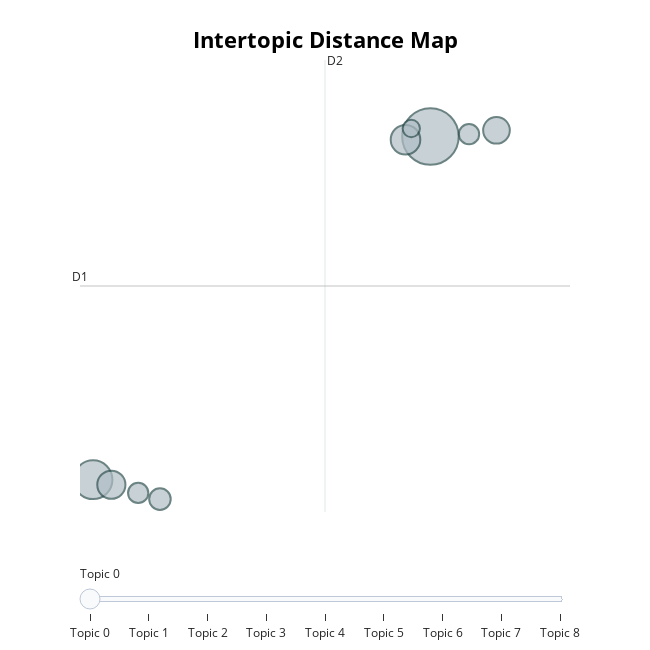

Notebook code cell kept with this figure:
### Code cell
topic_model.visualize_topics()

### Figure 1 — Plotly figure (JSON) as saved in the notebook; plotly's stock layout.template omitted (floating-point values rounded to 4 significant figures)
{"data": [{"customdata": [[0, "ai | ethical | ethics | moral | human", 117], [1, "students | genai | learning | education | ai", 55], [2, "art | ai | content | music | creative", 32], [3, "business | marketing | genai | customer | ai", 29], [4, "healthcare | medical | ai | care | patient", 26], [5, "gan | data | network | adversarial | generative", 17], [6, "genai | text | extraction | language | models", 15], [7, "ethical | healthcare | ai | principles | issues", 15], [8, "security | cybersecurity | cyber | threats | ai", 11]], "hovertemplate": "<b>Topic %{customdata[0]}</b><br>%{customdata[1]}<br>Size: %{customdata[2]}", "legendgroup": "", "marker": {"color": "#B0BEC5", "line": {"color": "DarkSlateGrey", "width": 2}, "size": [117, 55, 32, 29, 26, 17, 15, 15, 11], "sizemode": "area", "sizeref": 0.07312, "symbol": "circle"}, "mode": "markers", "name": "", "orientation": "v", "showlegend": false, "type": "scatter", "x": [7.555, 1.544, 7.111, 1.871, 8.731, 2.737, 2.349, 8.242, 7.213], "xaxis": "x", "y": [30.39, 7.133, 30.17, 6.794, 30.82, 5.818, 6.24, 30.55, 30.94], "yaxis": "y"}], "layout": {"annotations": [{"showarrow": false, "text": "D1", "x": 1.313, "y": 20.26, "yshift": 10}, {"showarrow": false, "text": "D2", "x": 5.677, "xshift": 10, "y": 35.58}], "height": 650, "hoverlabel": {"bgcolor": "white", "font": {"family": "Rockwell", "size": 16}}, "legend": {"itemsizing": "constant", "tracegroupgap": 0}, "margin": {"t": 60}, "shapes": [{"line": {"color": "#CFD8DC", "width": 2}, "type": "line", "x0": 5.677, "x1": 5.677, "y0": 4.945, "y1": 35.58}, {"line": {"color": "#9E9E9E", "width": 2}, "type": "line", "x0": 1.313, "x1": 10.04, "y0": 20.26, "y1": 20.26}], "sliders": [{"active": 0, "pad": {"t": 50}, "steps": [{"args": [{"marker.color": [["red", "#B0BEC5", "#B0BEC5", "#B0BEC5", "#B0BEC5", "#B0BEC5", "#B0BEC5", "#B0BEC5", "#B0BEC5"]]}], "label": "Topic 0", "method": "update"}, {"args": [{"marker.color": [["#B0BEC5", "red", "#B0BEC5", "#B0BEC5", "#B0BEC5", "#B0BEC5", "#B0BEC5", "#B0BEC5", "#B0BEC5"]]}], "label": "Topic 1", "method": "update"}, {"args": [{"marker.color": [["#B0BEC5", "#B0BEC5", "red", "#B0BEC5", "#B0BEC5", "#B0BEC5", "#B0BEC5", "#B0BEC5", "#B0BEC5"]]}], "label": "Topic 2", "method": "update"}, {"args": [{"marker.color": [["#B0BEC5", "#B0BEC5", "#B0BEC5", "red", "#B0BEC5", "#B0BEC5", "#B0BEC5", "#B0BEC5", "#B0BEC5"]]}], "label": "Topic 3", "method": "update"}, {"args": [{"marker.color": [["#B0BEC5", "#B0BEC5", "#B0BEC5", "#B0BEC5", "red", "#B0BEC5", "#B0BEC5", "#B0BEC5", "#B0BEC5"]]}], "label": "Topic 4", "method": "update"}, {"args": [{"marker.color": [["#B0BEC5", "#B0BEC5", "#B0BEC5", "#B0BEC5", "#B0BEC5", "red", "#B0BEC5", "#B0BEC5", "#B0BEC5"]]}], "label": "Topic 5", "method": "update"}, {"args": [{"marker.color": [["#B0BEC5", "#B0BEC5", "#B0BEC5", "#B0BEC5", "#B0BEC5", "#B0BEC5", "red", "#B0BEC5", "#B0BEC5"]]}], "label": "Topic 6", "method": "update"}, {"args": [{"marker.color": [["#B0BEC5", "#B0BEC5", "#B0BEC5", "#B0BEC5", "#B0BEC5", "#B0BEC5", "#B0BEC5", "red", "#B0BEC5"]]}], "label": "Topic 7", "method": "update"}, {"args": [{"marker.color": [["#B0BEC5", "#B0BEC5", "#B0BEC5", "#B0BEC5", "#B0BEC5", "#B0BEC5", "#B0BEC5", "#B0BEC5", "red"]]}], "label": "Topic 8", "method": "update"}]}], "title": {"font": {"color": "Black", "size": 22}, "text": "<b>Intertopic Distance Map</b>", "x": 0.5, "xanchor": "center", "y": 0.95, "yanchor": "top"}, "width": 650, "xaxis": {"anchor": "y", "domain": [0, 1], "range": [1.313, 10.04], "title": {"text": ""}, "visible": false}, "yaxis": {"anchor": "x", "domain": [0, 1], "range": [4.945, 35.58], "title": {"text": ""}, "visible": false}}}
